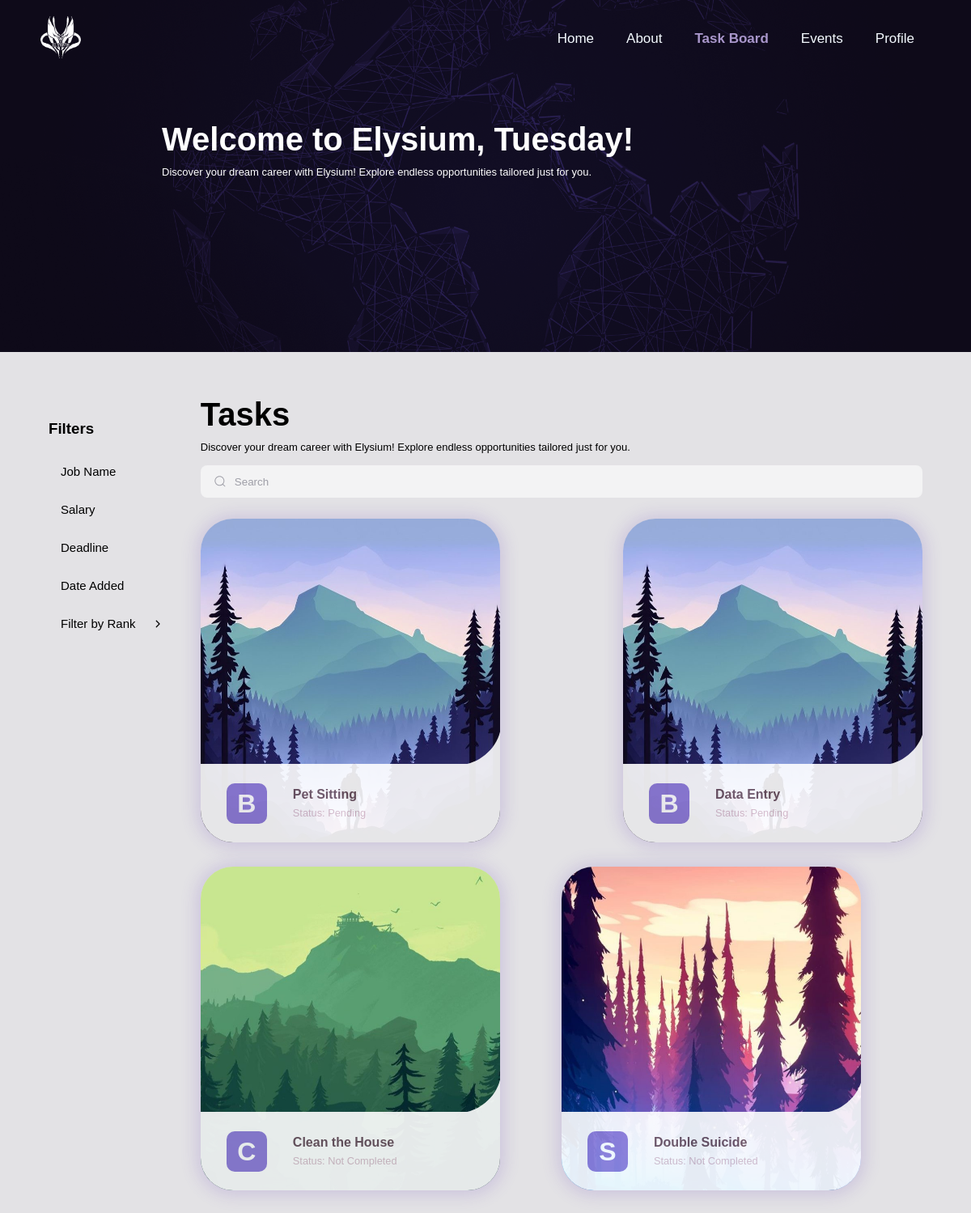
Page /Task_Board/TB/taskboard.php (signed in) on the committed database.
### tables this page shows
CREATE TABLE `job` (
  `job_ID` int(11) NOT NULL,
  `client_ID` int(11) DEFAULT NULL,
  `remuneration` decimal(10,2) DEFAULT NULL,
  `jobName` varchar(255) DEFAULT NULL,
  `jobDescription` text DEFAULT NULL,
  `dateAdded` date DEFAULT NULL,
  `job_rank` varchar(50) DEFAULT NULL,
  `deadline` date DEFAULT NULL,
  `job_status` enum('Pending','Completed','Not Completed') DEFAULT NULL,
  `dateCompleted` date DEFAULT NULL
);

### Task_Board/TB/taskboard.php (the view, shortened to what this page needs)
<!DOCTYPE html>
<html lang="en">
<head>
    <link rel="stylesheet" href="../../Assets/css/navbar.css">
    <link rel="stylesheet" href="../../Assets/css/taskboard.css">
</head>
<body>
    <?php include '../../navbar/navbar.php'; ?>
        <div class="TB_header">
          <div class="welcome-container">
            <div class="hdr-msg">
                <p class="welcome">Welcome to Elysium, <?php echo $_SESSION['user_info']['first_name'];?>!</p>
                <p class="wlm-msg">Discover your dream career with Elysium! Explore endless opportunities tailored just for you.</p>
            </div>
          </div>
        </div>
    <div class="TB_container">
      <div class="TB_listContainer">
            <div class ="nav-left">
                <div class= filter>
                    <h3>Filters</h3>
                    <button class="value"> Job Name</button>
                    <button class="value"> Salary</button>
                    <button class="value"> Deadline</button>
                    <button class="value"> Date Added</button>
                </div>
                <div class="select">
                    <div class="selectedOption"
                            data-default="Filter by Rank"
                            data-one="S-Rank"
                            data-two="A-Rank"
                            data-three="B-Rank"
                            data-four="C-Rank"
                            data-five="D-Rank">
                        <svg xmlns="http://www.w3.org/2000/svg" height="1em" viewBox="0 0 512 512" class="arrow">
                            <path
                                d="M233.4 406.6c12.5 12.5 32.8 12.5 45.3 0l192-192c12.5-12.5 12.5-32.8 0-45.3s-32.8-12.5-45.3 0L256 338.7 86.6 169.4c-12.5-12.5-32.8-12.5-45.3 0s-12.5 32.8 0 45.3l192 192z"
                            ></path>
                        </svg>
                    </div>
                </div>
            </div>
          <div class="TB_inner_container">
            <div class="column">
                <div class="welcome-container">
                    <div class="hdr-msg">
                        <p class="welcome">Tasks</p>
                        <p class="wlm-msg">Discover your dream career with Elysium! Explore endless opportunities tailored just for you.</p>
                    </div>
                </div>
                <div class="SearchGroup">
                    <input placeholder="Search" type="search" class="search_input">
                </div>
                <div class="row3">
                    <?php
                    include '../../db_connection.php';
                    $sql = "SELECT job.*, employer.client_fname, employer.client_lname, employer.client_organization, employer.client_occupation
                            FROM job
                            INNER JOIN employer ON job.client_ID = employer.client_ID";
                    $result = $conn->query($sql);
                    if ($result->num_rows > 0) {
                        while ($row = $result->fetch_assoc()) {
                            $background_image_url = '';
                            switch ($row["job_rank"]) {
                                case 'S':
                                    $background_image_url = '../../Assets/S-Rank.jpg';
                                    break;
                                case 'B':
                                    $background_image_url = '../../Assets/B-Rank.jpg';
                                    break;
                                case 'C':
                                    $background_image_url = '../../Assets/C-Rank.jpg';
                                    break;
                            }
                    echo  '     <ul class="cards">                                                                              ';
                    echo  '       <li>                                                                                          ';
                    echo  '         <a href="" class="card" style="background-image: url(\'' . $background_image_url . '\');">  ';
                    echo  '           <div class="card__overlay">                                                               ';
                    echo  '             <div class="card__header">                                                              ';
                    echo  '               <div class="rank__box">                                                               ';
                    echo  '                 <h1>'.$row["job_rank"].'</h1>                                                       ';
                    echo  '               </div>                                                                                ';
                    echo  '               <div class="card__header-text">                                                       ';
                    echo  '                 <h3 class="jobName">                                                                ';
                    echo                     $row["jobName"]                                                                     ;
                    echo  '                 </h3>                                                                               ';
                    echo  '                 <span class="card__status"> Status: ' . $row["job_status"]. '</span>                ';
                    echo  '               </div>                                                                                ';
                    echo  '             </div>                                                                                  ';
                    echo  '           </div>                                                                     ';
                    echo  '         </a>                                                                         ';
                    echo  '       </li>                                                                          ';
                    echo  '     </ul>                                                                            ';
                    }
                    } else {
                    echo "0 results"                                                                               ;
                    }
                    ?>        <br><br><br> <br><br><br>
                </div>
            </div>
          </div>
      </div>
  </div>
</body>
</html>

### Assets/css/navbar.css (style rules this page uses)
body { margin: 0; font-family: 'Montserrat', sans-serif; }

### Assets/css/taskboard.css (style rules this page uses)
:root { --surface-color: #fff; --curve: 40; }
body { font-family: "Noto Sans JP", sans-serif; background-color: #e3e2e5; }
.TB_container { width: 90%; margin: 0 auto; padding-bottom: 100px; }
.TB_header { display: flex; flex-direction: column; height: 35vh; background-image: url('../../Assets/bg.png'); background-size: cover; background-position: right; padding: 145px 200px 10px 200px; }
.welcome-container { display: flex; flex-direction: row; justify-content: space-between; align-items: center; }
.TB_inner_container .hdr-msg { color: black; font-family: sans-serif, 'Montserrat'; }
.TB_header .hdr-msg { color: white; font-family: sans-serif, 'Montserrat'; }
.hdr-msg p { margin: 0; padding: 5px 0; }
.welcome { font-size: 40px; font-weight: bold; }
.wlm-msg { font-size: 13px; }
.SearchGroup { display: flex; line-height: 28px; align-items: center; position: relative; padding: 10px 0; }
.search_input { width: 100%; height: 40px; line-height: 28px; padding: 0 1rem; padding-left: 2.5rem; border: 2px solid transparent; border-radius: 8px; outline: none; background-color: #f3f3f4; color: #0d0c22; transition: .3s ease; }
.search_input::placeholder { color: #9e9ea7; }
.icon { position: absolute; left: 1rem; fill: #9e9ea7; width: 1rem; height: 1rem; }
.nav-left { width: 13rem; margin-right: 1rem; }
.filter { margin: 65px 0 0 0; height: fit-content; display: flex; flex-direction: column; justify-content: center; border-top-left-radius: 5px; border-top-right-radius: 5px; }
.value { background-color: transparent; border: none; padding: 15px; color: black; display: flex; position: relative; gap: 5px; cursor: pointer; border-radius: 4px; font-size: 15px; }
.value::before { content: ""; position: absolute; top: 5px; left: -10px; width: 5px; height: 80%; background-color: rgb(50,23,77); border-radius: 5px; opacity: 0; }
.select { margin-right: 10px; cursor: pointer; position: relative; transition: 300ms; color: white; overflow: hidden; }
.selectedOption { padding: 15px; margin-bottom: 3px; position: relative; z-index: 100000; font-size: 15px; display: flex; align-items: center; justify-content: space-between; color: black; }
.arrow { position: relative; right: 0px; height: 10px; transform: rotate(-90deg); width: 25px; fill: black; z-index: 100000; transition: 300ms; }
.select:has(.options input[type="radio"]#all:checked) .selectedOption::before { content: attr(data-default); }
.TB_listContainer { display: flex; flex-direction: row; position: absolute; padding-bottom: 70px; width: 90%; height: 100vh; }
.TB_inner_container { display: flex; flex-wrap: wrap; flex-direction: row; padding: 50px 0; width: 100%; height: 100vh; }
.cards { width: 370px; height: 350px; margin-bottom: 4rem; display: grid; grid-template-columns: repeat(auto-fit, minmax(370px, 1fr)); padding: 0; list-style-type: none; }
.card { position: relative; display: block; width: 100%; height: 400px; border-radius: calc(var(--curve) * 1px); text-decoration: none; background-size: cover; box-shadow: 0px 1px 20px 5px rgba(115, 78, 191, 0.20); background-position: top; color: #d7bdca; overflow:hidden; }
.row3 { display: flex; flex-wrap: wrap; justify-content: space-between; padding-bottom: 100px; }
.column { display: flex; width: fit-content; flex-direction: column; }
.card__overlay { position: absolute; bottom: 0; left: 0; right: 0; z-index: 1; background-color: var(--surface-color); opacity: 0.9; transform: translateY(100%); transition: transform 0.2s ease-in-out; }
.card__header { width: calc(100% - 3.9em); position: relative; display: flex; align-items: center; gap: 2em; padding: 1.5em 2em; background-color: var(--surface-color); transform: translateY(-99%); transition: transform 0.2s ease-in-out, height 0.2s ease-in-out; }
.card__arc { width: 100px; height: 99px; position: absolute; bottom: 100%; right: 0; z-index: 1; }
.rank__box { flex-shrink: 0; background: rgba(115, 91, 209, 0.789); border-radius: 10px; width: 50px; height: 50px; display: flex; justify-content: center; align-items: center; color: #ffff; }
.jobName { font-size: 1em; margin: 0 0 0.3em; overflow: hidden; text-overflow: ellipsis; color: #6a515e; }
.card__header-text { white-space: nowrap; width: 100%; overflow: hidden; }
.card__status { font-size: 0.8em; color: #d7bdca; }

### rows in the picture
job: job_rank "B", jobName "Pet Sitting", job_status "Pending"
job: job_rank "B", jobName "Data Entry", job_status "Pending"
job: shows a picture, job_rank "C", jobName "Clean the House", job_status "Not Completed"
job: shows a picture, job_rank "S", jobName "Double Suicide", job_status "Not Completed"

### other values in the picture
$_SESSION['user_info']['first_name'] "Tuesday"
